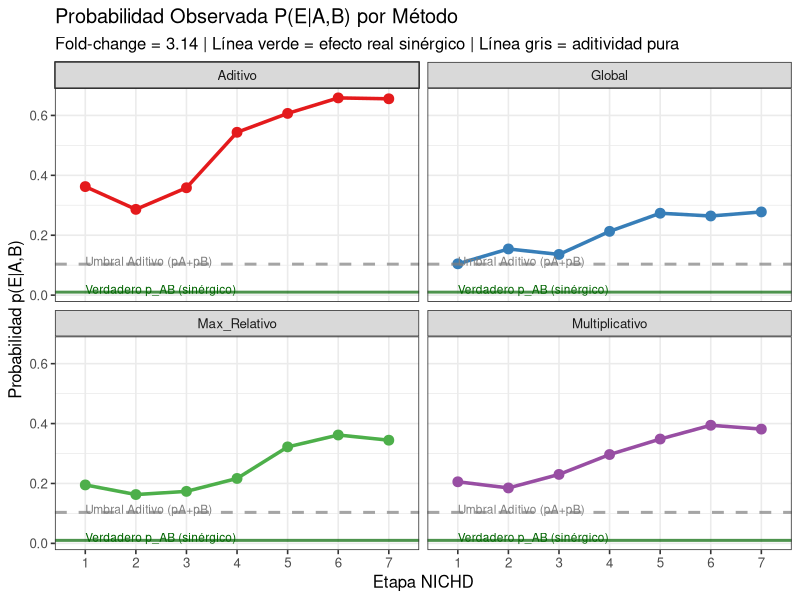
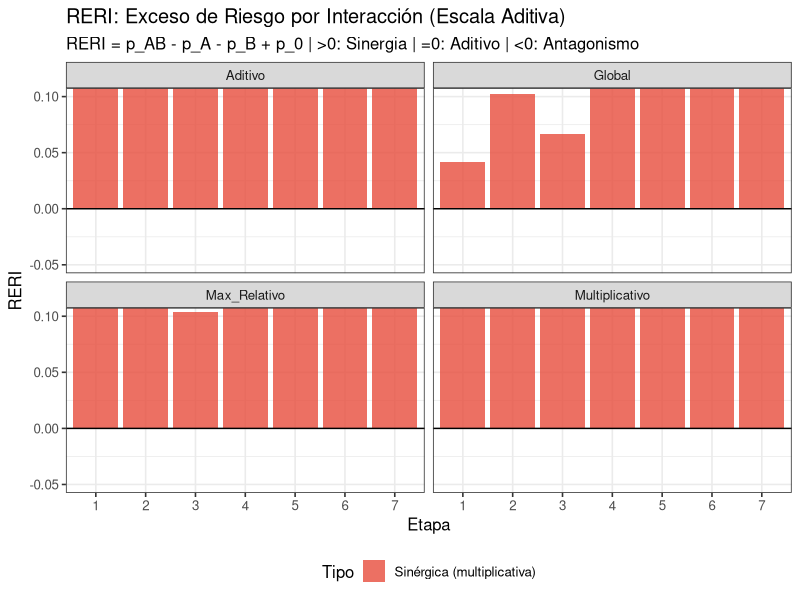
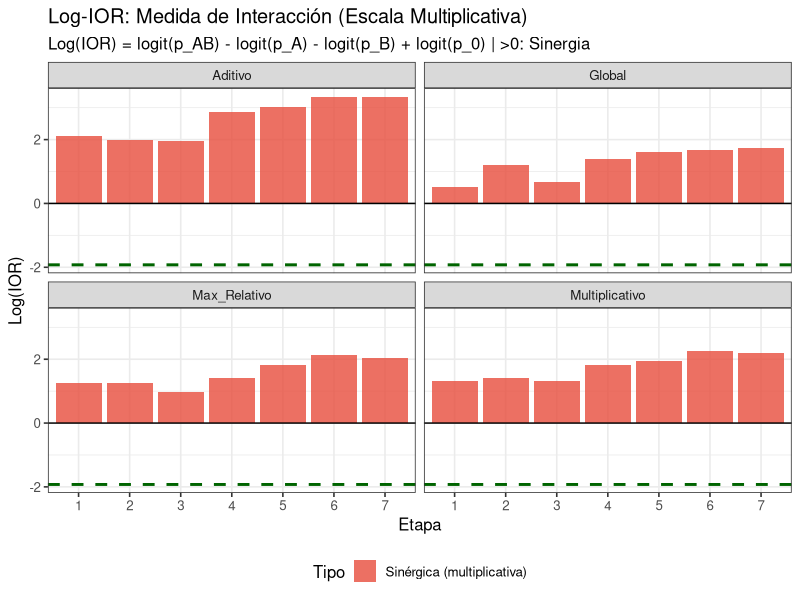
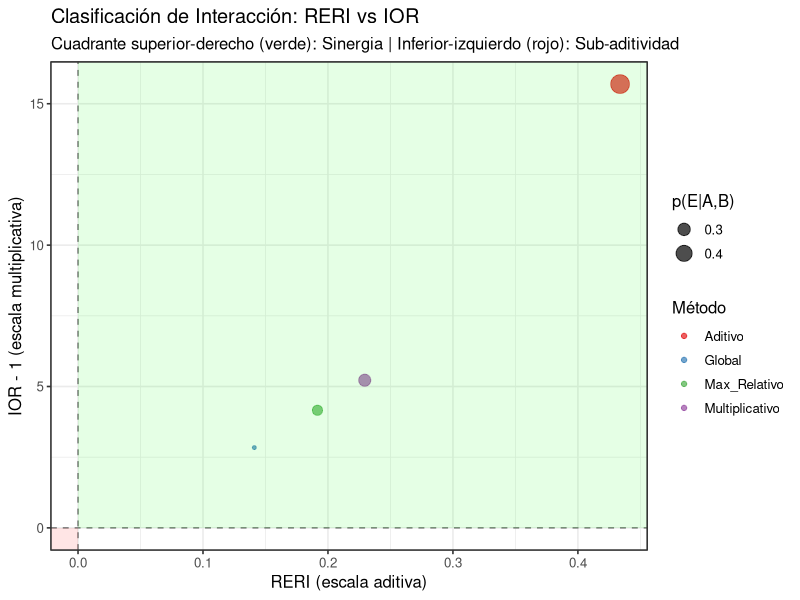
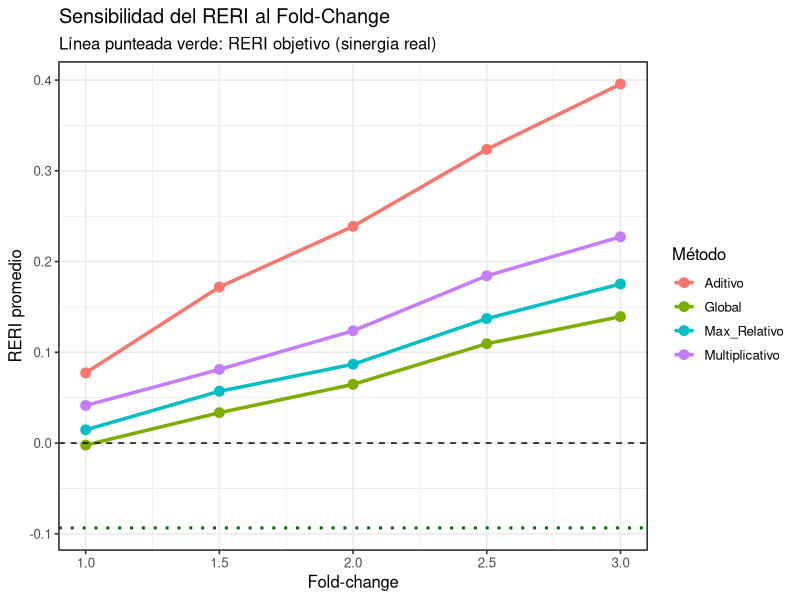
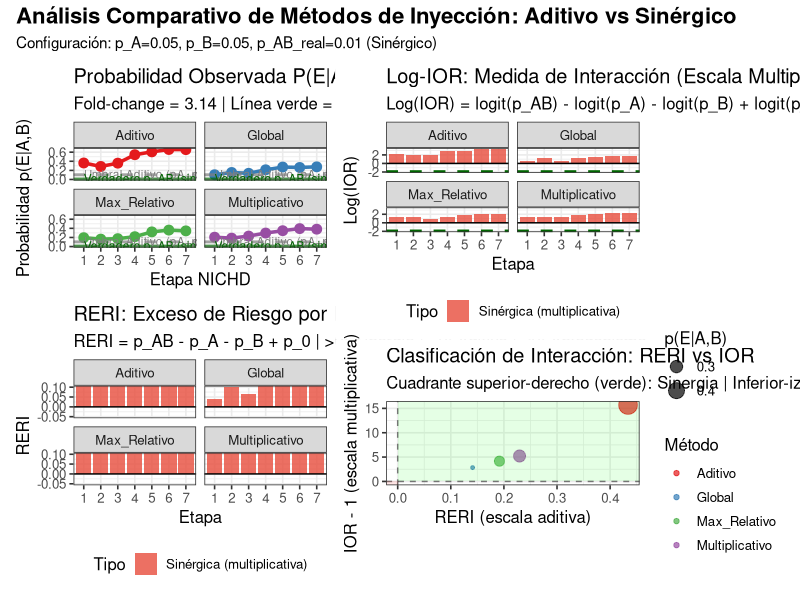

Write R code to recreate these figures, in order.
library(data.table)
library(ggplot2)
library(patchwork)
library(dplyr)
library(tidyr)

################################################################################
# Parámetros 
################################################################################
set.seed(9427)
n_reports <- 150000
n_stages  <- 7

# Riesgos basales DESADOS (verdadero mecanismo)
# Configuración: A y B tienen efecto moderado, juntos tienen efecto ALTO (sinergia)
pA_real  <- 0.05      # Riesgo droga A sola
pB_real  <- 0.05     # Riesgo droga B sola  
pAB_real <- 0.01      # Riesgo conjunto
pC_real  <- 0.04      # Riesgo baseline población general

cat(sprintf("Configuración real:\n"))
cat(sprintf("p_A = %.3f, p_B = %.3f, p_AB = %.3f\n", pA_real, pB_real, pAB_real))
cat(sprintf("Suma individual: %.3f | Exceso de sinergia: %.3f\n", 
            pA_real + pB_real, pAB_real - (pA_real + pB_real)))

################################################################################
# 1- Simulación dataset base
################################################################################
dt <- data.table(
  id    = 1:n_reports,
  stage = sample(1:n_stages, n_reports, replace = TRUE),
  A     = rbinom(n_reports, 1, 0.12),
  B     = rbinom(n_reports, 1, 0.10)
)

# Asignar p_base verdadero por combinación A/B
dt[, p_base := fifelse(A==1 & B==1, pAB_real,
                fifelse(A==1 & B==0, pA_real,
                fifelse(A==0 & B==1, pB_real, pC_real)))]
dt[, E := rbinom(.N, 1, p_base)]

# Estimados empíricos (con muestreo)
pA  <- dt[A==1 & B==0, mean(E)]
pB  <- dt[A==0 & B==1, mean(E)]
pAB <- dt[A==1 & B==1, mean(E)]
p0  <- dt[A==0 & B==0, mean(E)]
p_global <- dt[, mean(E)]

cat(sprintf("\nEstimados empíricos del dataset:\n"))
cat(sprintf("p_A=%.4f, p_B=%.4f, p_AB=%.4f, p_0=%.4f\n", pA, pB, pAB, p0))

################################################################################
# 2- dinámica y fold-change
################################################################################
f <- tanh(seq(-pi, pi, length.out = n_stages))
dyn <- (f - min(f)) / (max(f) - min(f))
names(dyn) <- as.character(1:n_stages)

sample_fold_change <- function(n, lambda = 0.75) 1 + rexp(n, rate = lambda)
fc_global <- sample_fold_change(1, lambda = 0.75)[1]

methods <- c("Global", "Multiplicativo", "Aditivo", "Max_Relativo")

################################################################################
# 3- inyección con métricas de interacción
################################################################################

inject_and_analyze <- function(name, dt_input, fold_change) {
  dt2 <- copy(dt_input)
  dt2[, p_new := NA_real_]
  
  # Calcular Pbase según método
  if (name == "Global") {
    # Original: usa p_global (riesgo poblacional)
    Pbase <- p_global
    formula_desc <- "p_global"
  } else if (name == "Multiplicativo") {
    # Independencia multiplicativa: OR_AB = OR_A * OR_B
    # En escala de probabilidad: p = (pA*pB/p0) cappeado
    Pbase <- (pA * pB) / p0
    formula_desc <- "(pA*pB)/p0"
  } else if (name == "Aditivo") {
    # Independencia aditiva: p_AB = p_A + p_B - p_A*p_B
    Pbase <- pA + pB - (pA * pB)
    formula_desc <- "pA + pB - pA*pB"
  } else if (name == "Max_Relativo") {
    # Dominancia: mejor efecto individual
    Pbase <- max(pA, pB)
    formula_desc <- "max(pA, pB)"
  }
  
  # Inyección en coadministración (A=1, B=1)
  sel <- which(dt2$A == 1 & dt2$B == 1)
  if (length(sel) > 0) {
    stages_sel <- as.character(dt2$stage[sel])
    dyn_sel <- dyn[stages_sel]
    
    # Probabilidad dinámica: Pbase * FC * (1 + dinámica normalizada)
    rhs <- (Pbase * fold_change) * (1 + dyn_sel)
    rhs <- pmin(pmax(rhs, 0.001), 0.999)
    dt2$p_new[sel] <- rhs
    
    # Simular eventos
    dt2$E[sel] <- rbinom(length(sel), 1, rhs)
  }
  
  ###########
  # Métricas de interacción por etapa
  ###########
  results_by_stage <- dt2[, {
    # Proporciones observadas post-inyección
    p_A_obs  <- mean(E[A==1 & B==0])
    p_B_obs  <- mean(E[A==0 & B==1])
    p_AB_obs <- mean(E[A==1 & B==1])
    p_0_obs  <- mean(E[A==0 & B==0])
    
    # RERI (Relative Excess Risk due to Interaction)
    # RERI = p_AB - p_A - p_B + p_0
    # > 0: Sinergia aditiva, = 0: Aditivo, < 0: Sub-aditivo/antagonismo
    reri <- p_AB_obs - p_A_obs - p_B_obs + p_0_obs
    
    # IOR (Interaction Odds Ratio) - escala multiplicativa
    # IOR = (OR_AB * OR_0) / (OR_A * OR_B)
    # log(IOR) = logit(p_AB) - logit(p_A) - logit(p_B) + logit(p_0)
    safe_logit <- function(p) {
      p <- pmin(pmax(p, 0.001), 0.999)
      log(p/(1-p))
    }
    
    logit_AB <- safe_logit(p_AB_obs)
    logit_A  <- safe_logit(p_A_obs)
    logit_B  <- safe_logit(p_B_obs)
    logit_0  <- safe_logit(p_0_obs)
    
    log_ior <- logit_AB - logit_A - logit_B + logit_0
    ior <- exp(log_ior)
    
    # Clasificación
    interaccion_tipo <- ifelse(
      reri > 0.01 & ior > 1.1, "Sinérgica (multiplicativa)",
      ifelse(reri > 0.01, "Sinérgica Aditiva",
             ifelse(abs(reri) <= 0.01 & abs(ior-1) <= 0.1, "Aditiva/Independiente",
                    ifelse(reri < -0.01, "Sub-aditiva/Antagónica", "Indeterminada")))
    )
    
    .(
      p_A = p_A_obs, p_B = p_B_obs, p_AB = p_AB_obs, p_0 = p_0_obs,
      Pbase_used = Pbase,
      reri = reri,
      log_ior = log_ior,
      ior = ior,
      interaccion_tipo = interaccion_tipo[1],
      n_coadmin = sum(A==1 & B==1)
    )
  }, by = stage][order(stage)]
  
  results_by_stage[, method := name]
  results_by_stage[, formula := formula_desc]
  return(results_by_stage)
}

# -----------------------
# 4) Ejecutar para todos los métodos
# -----------------------
res_list <- lapply(methods, inject_and_analyze, dt_input = dt, fold_change = fc_global)
res <- rbindlist(res_list)

# -----------------------
# 5) Resumen comparativo
# -----------------------
cat(sprintf("\n\n=== COMPARACIÓN DE MÉTODOS (Fold-change = %.2f) ===\n", fc_global))

summary_table <- res[, .(
  Pbase = mean(Pbase_used),
  p_AB_mean = mean(p_AB),
  RERI_mean = mean(reri),
  IOR_mean = mean(ior),
  Tipo_Interaccion = interaccion_tipo[1],
  Clasificacion = case_when(
    mean(reri) > 0.005 & mean(ior) > 1.05 ~ "✓ SINÉRGICO",
    abs(mean(reri)) <= 0.005 & abs(mean(ior)-1) <= 0.05 ~ "○ ADITIVO (Independiente)",
    mean(reri) < -0.005 ~ "✗ SUB-ADITIVO",
    TRUE ~ "~ MIXTO"
  )
), by = .(method, formula)]

print(summary_table)

################################################################################
# 6- Visualizaciones
################################################################################

# Paleta de colores por tipo de interacción
colores_tipo <- c(
  "Sinérgica (multiplicativa)" = "#E74C3C",
  "Sinérgica Aditiva" = "#E67E22", 
  "Aditiva/Independiente" = "#3498DB",
  "Sub-aditiva/Antagónica" = "#9B59B6",
  "Indeterminada" = "#95A5A6"
)

# Gráfico 1: Probabilidades por método y etapa
gg_probs <- ggplot(res, aes(x = factor(stage), y = p_AB, color = method, group = method)) +
  geom_line(size = 1.2) +
  geom_point(size = 3) +
  geom_hline(yintercept = pA + pB, linetype = "dashed", color = "gray50", 
             alpha = 0.7, size = 1) +
  geom_hline(yintercept = pAB_real, linetype = "solid", color = "darkgreen", 
             alpha = 0.7, size = 1) +
  annotate("text", x = 1, y = pA + pB + 0.01, label = "Umbral Aditivo (pA+pB)", 
           hjust = 0, color = "gray50", size = 3) +
  annotate("text", x = 1, y = pAB_real + 0.01, label = "Verdadero p_AB (sinérgico)", 
           hjust = 0, color = "darkgreen", size = 3) +
  facet_wrap(~method, ncol = 2) +
  scale_color_brewer(palette = "Set1") +
  theme_bw(base_size = 12) +
  labs(title = "Probabilidad Observada P(E|A,B) por Método",
       subtitle = sprintf("Fold-change = %.2f | Línea verde = efecto real sinérgico | Línea gris = aditividad pura",
                         fc_global),
       x = "Etapa NICHD", y = "Probabilidad p(E|A,B)",
       color = "Método") +
  theme(legend.position = "none")

print(gg_probs)

# Gráfico 2: RERI (escala aditiva)
gg_reri <- ggplot(res, aes(x = factor(stage), y = reri, fill = interaccion_tipo)) +
  geom_col(alpha = 0.8) +
  geom_hline(yintercept = 0, color = "black", size = 0.5) +
  geom_hline(yintercept = pAB_real - (pA + pB), color = "darkgreen", 
             linetype = "dashed", size = 1) +
  facet_wrap(~method, ncol = 2) +
  scale_fill_manual(values = colores_tipo) +
  theme_bw(base_size = 12) +
  labs(title = "RERI: Exceso de Riesgo por Interacción (Escala Aditiva)",
       subtitle = "RERI = p_AB - p_A - p_B + p_0 | >0: Sinergia | =0: Aditivo | <0: Antagonismo",
       y = "RERI", x = "Etapa", fill = "Tipo") +
  theme(legend.position = "bottom") +
  coord_cartesian(ylim = c(-0.05, 0.1))

print(gg_reri)

# Gráfico 3: Log-IOR (escala multiplicativa)
gg_ior <- ggplot(res, aes(x = factor(stage), y = log_ior, fill = interaccion_tipo)) +
  geom_col(alpha = 0.8) +
  geom_hline(yintercept = 0, color = "black", size = 0.5) +
  # Calcular log-IOR verdadero
  geom_hline(yintercept = log((pAB_real/(1-pAB_real)) / 
                               ((pA/(1-pA)) * (pB/(1-pB)) / (p0/(1-p0)))),
             color = "darkgreen", linetype = "dashed", size = 1) +
  facet_wrap(~method, ncol = 2) +
  scale_fill_manual(values = colores_tipo) +
  theme_bw(base_size = 12) +
  labs(title = "Log-IOR: Medida de Interacción (Escala Multiplicativa)",
       subtitle = "Log(IOR) = logit(p_AB) - logit(p_A) - logit(p_B) + logit(p_0) | >0: Sinergia",
       y = "Log(IOR)", x = "Etapa", fill = "Tipo") +
  theme(legend.position = "bottom")

print(gg_ior)

# Gráfico 4: Comparación directa IOR vs RERI (scatter por método)
# Promediar por método para simplificar
res_avg <- res[, .(
  reri = mean(reri),
  ior = mean(ior),
  p_AB = mean(p_AB)
), by = method]

gg_compare <- ggplot(res_avg, aes(x = reri, y = ior-1, color = method, size = p_AB)) +
  geom_point(alpha = 0.7) +
  geom_vline(xintercept = 0, linetype = "dashed", alpha = 0.5) +
  geom_hline(yintercept = 0, linetype = "dashed", alpha = 0.5) +
  annotate("rect", xmin = 0, xmax = Inf, ymin = 0, ymax = Inf, 
           fill = "green", alpha = 0.1) + # Cuadrante sinérgico
  annotate("rect", xmin = -Inf, xmax = 0, ymin = -Inf, ymax = 0, 
           fill = "red", alpha = 0.1) +   # Cuadrante sub-aditivo
  scale_color_brewer(palette = "Set1") +
  theme_bw(base_size = 12) +
  labs(title = "Clasificación de Interacción: RERI vs IOR",
       subtitle = "Cuadrante superior-derecho (verde): Sinergia | Inferior-izquierdo (rojo): Sub-aditividad",
       x = "RERI (escala aditiva)", y = "IOR - 1 (escala multiplicativa)",
       color = "Método", size = "p(E|A,B)") +
  theme(legend.position = "right")

print(gg_compare)

################################################################################
# 7- Análisis de sensibilidad a fold-change
################################################################################
cat("\n\n=== ANÁLISIS DE SENSIBILIDAD A FOLD-CHANGE ===\n")

fc_values <- seq(1.0, 3.0, by = 0.5)
sensitivity_results <- list()

for(fc in fc_values) {
  temp_res <- rbindlist(lapply(methods, inject_and_analyze, dt_input = dt, fold_change = fc))
  temp_summary <- temp_res[, .(
    reri = mean(reri),
    ior = mean(ior),
    sinergia_aditiva = mean(reri > 0.01),
    sinergia_mult = mean(ior > 1.1)
  ), by = method]
  temp_summary[, fc := fc]
  sensitivity_results[[as.character(fc)]] <- temp_summary
}

sens_df <- rbindlist(sensitivity_results)

# Gráfico de sensibilidad
gg_sens <- ggplot(sens_df, aes(x = fc, y = reri, color = method)) +
  geom_line(size = 1.2) +
  geom_point(size = 3) +
  geom_hline(yintercept = 0, linetype = "dashed") +
  geom_hline(yintercept = pAB_real - (pA + pB), color = "darkgreen", 
             linetype = "dotted", size = 1) +
  scale_x_continuous(breaks = fc_values) +
  theme_bw(base_size = 12) +
  labs(title = "Sensibilidad del RERI al Fold-Change",
       subtitle = "Línea punteada verde: RERI objetivo (sinergia real)",
       x = "Fold-change", y = "RERI promedio", color = "Método")

print(gg_sens)

# Tabla final resumen
final_table <- sens_df[, .(
  `RERI@FC=1.0` = reri[fc==1.0],
  `RERI@FC=2.0` = reri[fc==2.0],
  `Tipo@FC=1.0` = ifelse(reri[fc==1.0] > 0.01, "Sinérgico", 
                         ifelse(abs(reri[fc==1.0])<0.01, "Aditivo", "Sub-aditivo")),
  `Tipo@FC=2.0` = ifelse(reri[fc==2.0] > 0.01, "Sinérgico", 
                         ifelse(abs(reri[fc==2.0])<0.01, "Aditivo", "Sub-aditivo"))
), by = method]

cat("\nTabla resumen por método y fold-change:\n")
print(final_table)

# Combinar plots
composite_plot <- (gg_probs / gg_reri) | (gg_ior / gg_compare)
composite_plot + plot_annotation(
  title = 'Análisis Comparativo de Métodos de Inyección: Aditivo vs Sinérgico',
  subtitle = sprintf('Configuración: p_A=%.2f, p_B=%.2f, p_AB_real=%.2f (Sinérgico)', 
                     pA_real, pB_real, pAB_real),
  theme = theme(plot.title = element_text(size = 16, face = 'bold'))
)
